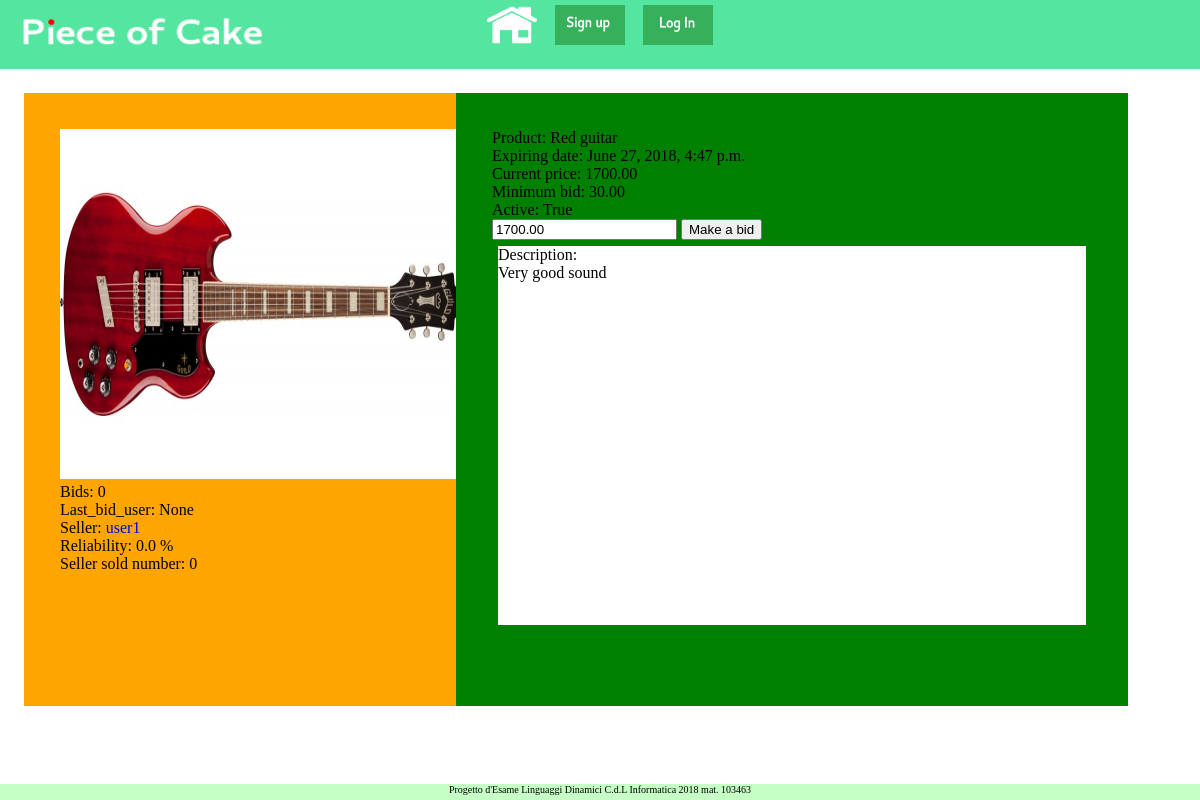
The app's page /webauction/auction_detail/8 with its own data.
### webauction/models.py (models this page shows, shortened)
class Auction(models.Model):
    seller = models.ForeignKey(User, related_name="seller", on_delete=models.CASCADE)
    title = models.CharField(max_length=100)
    image = models.ImageField(upload_to='auction_img/%Y/%m/%d/')
    description = models.CharField(max_length=5000)
    pub_date = models.DateTimeField(auto_now_add=True)
    expire_date = models.DateTimeField(default=datetime.datetime.now)
    min_price = models.DecimalField(max_digits=10, default=0, decimal_places=2)
    min_bid = models.DecimalField(max_digits=10, default=MIN_BID(), decimal_places=2)
    bid_count = models.IntegerField(default=0)
    last_bid_user = models.ForeignKey(User, null=True, related_name="last_bid_user", \
            on_delete=models.CASCADE)
    current_price = models.DecimalField(max_digits=10, default=0, decimal_places=2)
    active = models.BooleanField(default=True)
    category = models.CharField(max_length=50, default=('OT','Other'),
                                choices=CATEGORY_CHOICES)

class UserProfile(models.Model):
    def create_user_profile(sender, instance, created, **kwargs):
        if created:
            profile, created = UserProfile.objects.get_or_create(user=instance)
    post_save.connect(create_user_profile, sender=User)
    user = models.OneToOneField(User, on_delete=models.CASCADE)
    feedback = models.FloatField(default=0)
    votes = models.IntegerField(default=0)
    auction_count = models.SmallIntegerField(default=3)
    premium = models.BooleanField(default=False)
    description = models.CharField(max_length=1000, default='')
    profile_pic = models.ImageField(upload_to='profile_img/',
                    default='profile_img/defaultprofileimage.png')
    sold_auction = models.IntegerField(default=0)

### webauction/views.py (the view, shortened to what this page needs)
# urls.py: url(r'^auction_detail/(?P<product_key>[1-9][0-9]*)', views.detail_auction, name='detail'),
def detail_auction(request, product_key):
    context = {}
    auction = get_object_or_404(Auction, pk=product_key)
    context['auction'] = auction
    context['sellerProfile'] = get_object_or_404(UserProfile, user=auction.seller)
    return render(request, 'webauction/auction_detail.html', context)

### webauction/templates/webauction/auction_detail.html (shortened to what this page needs)
{% extends "top_bar_base_template.html" %}
{% block body %}
<div id='auction_detail'>
    <div id='left_panel'>
        <img src={{ auction.image.url }} style='height:350px; width:400px;'> <br>
        Bids: {{ auction.bid_count }} <br>
        Last_bid_user:
        {% if auction.last_bid_user != None %}
        <a href='{% url 'webauction:profile' searched_username=auction.last_bid_user.username %}'>
            {{ auction.last_bid_user }} </a> <br>
        {% else %}
            None <br>
        {% endif %}
        Seller:
        <a href='{% url 'webauction:profile' searched_username=auction.seller.username %}'>
            {{ auction.seller.username }} </a> <br>
        Reliability: {{ sellerProfile.feedback }} % <br>
        Seller sold number: {{ sellerProfile.sold_auction }} <br>
    </div>
    <div id='right_panel'>
        Product: {{ auction.title }} <br>
        Expiring date: {{ auction.expire_date }} <br>
        Current price: {{ auction.current_price }} <br>
        Minimum bid: {{ auction.min_bid }} <br>
        Active: {{ auction.active }} <br>
        <form method=POST>
            <input type="number" name="bid_value" step={{ auction.min_bid }}
            value={{ auction.current_price }}>
            <input type="submit" name="make_bid"
            value="Make a bid">
        </form>
        <div id='description'>
        Description: <br>
        {{ auction.description}} <br>
        </div>
    </div>
</div>
{% endblock %}

### records on screen
Auction: image (picture), bid_count "0", seller.username "user1", title "Red guitar", expire_date "June 27, 2018, 4:47 p.m.", current_price "1700.00", min_bid "30.00", active "True", bid_value "1700.00", description "Very good sound"
UserProfile: feedback "0.0", sold_auction "0"
